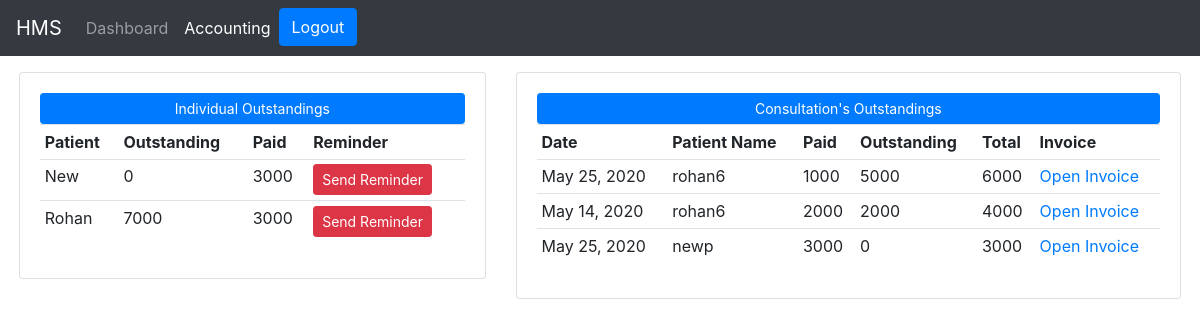
The app's page /department/accounts (signed in) with its own data.
### department/models.py (models this page shows, shortened)
class Outstanding(models.Model):
    patient_name = models.ForeignKey(User, limit_choices_to={'groups__name': "Patients"}, on_delete=models.CASCADE, related_name="Patient++")
    date = models.DateField()
    Total = models.CharField(max_length=20, null=True)
    paid = models.CharField(max_length=20, null=True)
    outstanding = models.CharField(max_length=11, null=True)

### department/views.py (the view)
# urls.py: path('accounts', views.accounts, name='accounts'),
def accounts(request):
    outstandings = Outstanding.objects.values('patient_name__first_name').order_by('patient_name__first_name').annotate(unpaid=Sum('outstanding'), paid=Sum('paid'))
    total_outstandings = Outstanding.objects.all()
    context = {'outstandings': outstandings, 'total_outstandings': total_outstandings}
    return render(request, 'department/accounts.html', context)

### department/templatetags/extras.py (called while the page is built)
@register.filter(name='has_group')
def has_group(user, group_name):
    group = Group.objects.get(name=group_name)
    return True if group in user.groups.all() else False

### department/templates/department/accounts.html (shortened to what this page needs)
{% extends 'base.html' %}
{% load extras %}
{% block content %}
{% if user.is_authenticated and request.user|has_group:'HR' %}
{% include 'department/hrnavbar.html' with accountactive='active' %}
<div class="row my-3 mx-1">
    <div class="col-md-5">
        <div class="card card-body">
            <a href="#" class="btn btn-primary btn-sm btn-block">Individual Outstandings</a>
            <table class="table table-sm">
                <tr>
                    <th>Patient</th>
                    <th>Outstanding</th>
                    <th>Paid</th>
                    <th>Reminder</th>
                </tr>
                {% for outstanding in outstandings %}
                <tr>
                    <td>{{outstanding.patient_name__first_name}}</td>
                    <td>{{outstanding.unpaid}}</td>
                    <td>{{outstanding.paid}}</td>
                    <td><a href="#" class="btn btn-sm btn-danger">Send Reminder</a></td>
                </tr>
                {% endfor %}
            </table>
        </div>
    </div>
    <div class="col-md-7">
        <div class="card card-body">
            <a href="#" class="btn btn-primary btn-sm btn-block">Consultation's Outstandings</a>
            <table class="table table-sm">
                <tr>
                    <th>Date</th>
                    <th>Patient Name</th>
                    <th>Paid</th>
                    <th>Outstanding</th>
                    <th>Total</th>
                    <th>Invoice</th>
                </tr>
                {% for total in total_outstandings %}
                <tr>
                    <td>{{total.date}}</td>
                    <td>{{total.patient_name}}</td>
                    <td>{{total.paid}}</td>
                    <td>{{total.outstanding}}</td>
                    <td>{{total.Total}}</td>
                    <td><a href="#">Open Invoice</a></td>
                </tr>
                {% endfor %}
            </table>
        </div>
    </div>
</div>
{% else %}
<h3>You are not auhtorized to view this page</h3>
{% endif %}
{% endblock content %}

### templates/base.html (shortened to what this page needs)
<!doctype html>
<html lang="en">
  <head>
    <link rel="stylesheet" href="https://stackpath.bootstrapcdn.com/bootstrap/4.5.0/css/bootstrap.min.css">
  </head>
  <body>
    {% block content %}
    {% endblock content %}
  </body>
</html>

### department/templates/department/hrnavbar.html (shortened to what this page needs)
<nav class="navbar navbar-expand-lg navbar-dark bg-dark">
  <a class="navbar-brand" href="/">HMS</a>
  <div class="collapse navbar-collapse" id="navbarNav">
    <ul class="navbar-nav">
      <li class="nav-item {{dashboardactive}}">
        <a class="nav-link" href="/department/hrdashboard">Dashboard</a>
      </li>
       <li class="nav-item {{accountactive}}">
        <a class="nav-link" href="/department/accounts">Accounting</a>
      </li>
      <li class="nav-item {{loginactive}}">
        <a class="btn btn-primary" href="/department/logout">Logout</a>
      </li>
    </ul>
  </div>
</nav>

### records on screen
Outstanding: date "May 25, 2020", patient_name "rohan6", paid "1000", outstanding "5000", Total "6000"
Outstanding: date "May 14, 2020", patient_name "rohan6", paid "2000", outstanding "2000", Total "4000"
Outstanding: date "May 25, 2020", patient_name "newp", paid "3000", outstanding "0", Total "3000"

### other values on screen
{{ outstanding.patient_name__first_name }} "New"
{{ outstanding.unpaid }} "0"
{{ outstanding.paid }} "3000"
{{ outstanding.patient_name__first_name }} "Rohan"
{{ outstanding.unpaid }} "7000"
